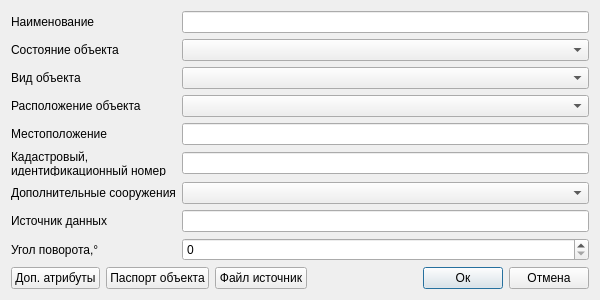
<?xml version="1.0" encoding="UTF-8"?>
<ui version="4.0">
 <class>Dialog</class>
 <widget class="QDialog" name="Dialog">
  <property name="geometry">
   <rect>
    <x>0</x>
    <y>0</y>
    <width>600</width>
    <height>300</height>
   </rect>
  </property>
  <property name="minimumSize">
   <size>
    <width>600</width>
    <height>300</height>
   </size>
  </property>
  <property name="windowTitle">
   <string>Объекты связи (маркер)</string>
  </property>
  <property name="accessibleName">
   <string notr="true">btnSave</string>
  </property>
  <layout class="QVBoxLayout" name="verticalLayout_2">
   <item>
    <layout class="QGridLayout" name="gridLayout_2">
     <item row="0" column="1">
      <layout class="QHBoxLayout" name="horizontalLayout_4">
       <item>
        <layout class="QGridLayout" name="gridLayout_3">
         <item row="1" column="0">
          <widget class="QLabel" name="label_10">
           <property name="text">
            <string>Состояние объекта</string>
           </property>
          </widget>
         </item>
         <item row="3" column="0">
          <widget class="QLabel" name="label_2">
           <property name="text">
            <string>Расположение объекта</string>
           </property>
          </widget>
         </item>
         <item row="6" column="0">
          <widget class="QLabel" name="label_5">
           <property name="text">
            <string>Дополнительные сооружения</string>
           </property>
          </widget>
         </item>
         <item row="6" column="1">
          <widget class="QComboBox" name="cbAdditionalStructures"/>
         </item>
         <item row="1" column="1">
          <widget class="QComboBox" name="cbObjectState">
           <property name="accessibleName">
            <string notr="true">cbPipeType</string>
           </property>
          </widget>
         </item>
         <item row="2" column="1">
          <widget class="QComboBox" name="cbObjectType">
           <property name="accessibleName">
            <string notr="true">cbPipeType</string>
           </property>
          </widget>
         </item>
         <item row="3" column="1">
          <widget class="QgsCheckableComboBox" name="cbArrangement"/>
         </item>
         <item row="2" column="0">
          <widget class="QLabel" name="label_11">
           <property name="text">
            <string>Вид объекта</string>
           </property>
          </widget>
         </item>
         <item row="7" column="1">
          <widget class="QLineEdit" name="tbDataSource">
           <property name="clearButtonEnabled">
            <bool>true</bool>
           </property>
          </widget>
         </item>
         <item row="0" column="1">
          <widget class="QLineEdit" name="tbDenomination">
           <property name="clearButtonEnabled">
            <bool>true</bool>
           </property>
          </widget>
         </item>
         <item row="0" column="0">
          <widget class="QLabel" name="label">
           <property name="text">
            <string>Наименование</string>
           </property>
          </widget>
         </item>
         <item row="7" column="0">
          <widget class="QLabel" name="label_25">
           <property name="text">
            <string>Источник данных</string>
           </property>
          </widget>
         </item>
         <item row="4" column="0">
          <widget class="QLabel" name="label_4">
           <property name="text">
            <string>Местоположение</string>
           </property>
          </widget>
         </item>
         <item row="5" column="1">
          <widget class="QLineEdit" name="tbCadastralNumber">
           <property name="clearButtonEnabled">
            <bool>true</bool>
           </property>
          </widget>
         </item>
         <item row="4" column="1">
          <widget class="QLineEdit" name="tbLocation">
           <property name="clearButtonEnabled">
            <bool>true</bool>
           </property>
          </widget>
         </item>
         <item row="5" column="0">
          <widget class="QLabel" name="label_24">
           <property name="text">
            <string>Кадастровый, 
идентификационный номер</string>
           </property>
          </widget>
         </item>
         <item row="8" column="0">
          <widget class="QLabel" name="rotationLabel">
           <property name="text">
            <string>Угол поворота,°</string>
           </property>
          </widget>
         </item>
         <item row="8" column="1">
          <widget class="QgsSpinBox" name="sbRotation">
           <property name="maximum">
            <number>359</number>
           </property>
           <property name="clearValue">
            <bool>true</bool>
           </property>
          </widget>
         </item>
        </layout>
       </item>
      </layout>
     </item>
     <item row="3" column="1">
      <layout class="QHBoxLayout" name="horizontalLayout">
       <item>
        <widget class="QPushButton" name="btnAdditionalAttributes">
         <property name="text">
          <string>Доп. атрибуты</string>
         </property>
        </widget>
       </item>
       <item>
        <widget class="QPushButton" name="btnObjectPassport">
         <property name="text">
          <string>Паспорт объекта</string>
         </property>
        </widget>
       </item>
       <item>
        <widget class="QPushButton" name="btnDownloadFiles">
         <property name="text">
          <string>Файл источник</string>
         </property>
        </widget>
       </item>
       <item>
        <spacer name="horizontalSpacer">
         <property name="orientation">
          <enum>Qt::Horizontal</enum>
         </property>
         <property name="sizeHint" stdset="0">
          <size>
           <width>40</width>
           <height>20</height>
          </size>
         </property>
        </spacer>
       </item>
       <item>
        <widget class="QPushButton" name="btnOk">
         <property name="accessibleName">
          <string notr="true">btnSave</string>
         </property>
         <property name="text">
          <string>Ок</string>
         </property>
         <property name="default">
          <bool>true</bool>
         </property>
        </widget>
       </item>
       <item>
        <widget class="QPushButton" name="btnCancel">
         <property name="accessibleName">
          <string notr="true">btnCancel</string>
         </property>
         <property name="text">
          <string>Отмена</string>
         </property>
        </widget>
       </item>
      </layout>
     </item>
     <item row="2" column="1">
      <layout class="QHBoxLayout" name="horizontalLayout_2">
       <item>
        <spacer name="verticalSpacer">
         <property name="orientation">
          <enum>Qt::Vertical</enum>
         </property>
         <property name="sizeHint" stdset="0">
          <size>
           <width>20</width>
           <height>40</height>
          </size>
         </property>
        </spacer>
       </item>
      </layout>
     </item>
    </layout>
   </item>
  </layout>
 </widget>
 <customwidgets>
  <customwidget>
   <class>QgsCheckableComboBox</class>
   <extends>QComboBox</extends>
   <header>qgscheckablecombobox.h</header>
  </customwidget>
  <customwidget>
   <class>QgsSpinBox</class>
   <extends>QSpinBox</extends>
   <header>qgsspinbox.h</header>
  </customwidget>
 </customwidgets>
 <tabstops>
  <tabstop>tbDenomination</tabstop>
  <tabstop>cbObjectState</tabstop>
  <tabstop>cbObjectType</tabstop>
  <tabstop>cbArrangement</tabstop>
  <tabstop>tbLocation</tabstop>
  <tabstop>tbCadastralNumber</tabstop>
  <tabstop>cbAdditionalStructures</tabstop>
  <tabstop>tbDataSource</tabstop>
  <tabstop>sbRotation</tabstop>
  <tabstop>btnAdditionalAttributes</tabstop>
  <tabstop>btnObjectPassport</tabstop>
  <tabstop>btnDownloadFiles</tabstop>
  <tabstop>btnOk</tabstop>
  <tabstop>btnCancel</tabstop>
 </tabstops>
 <resources/>
 <connections/>
</ui>
